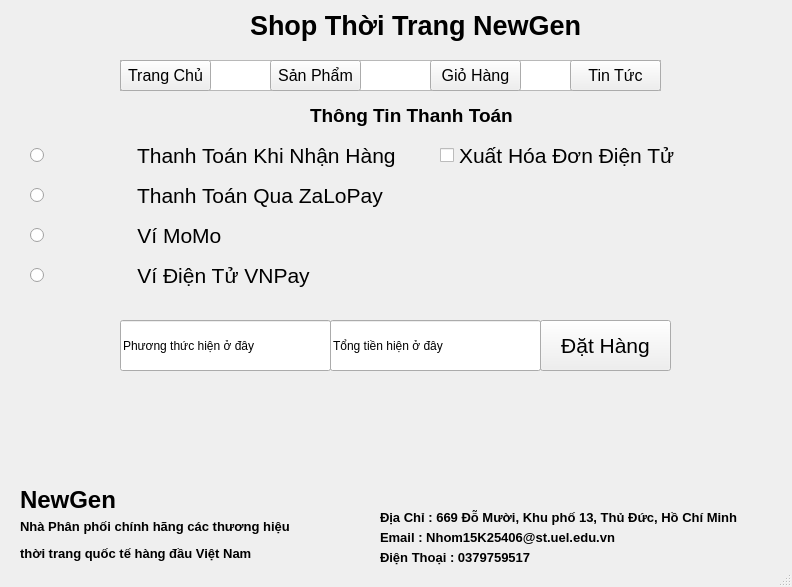
<?xml version="1.0" encoding="UTF-8"?>
<ui version="4.0">
 <class>MainWindow</class>
 <widget class="QMainWindow" name="MainWindow">
  <property name="geometry">
   <rect>
    <x>0</x>
    <y>0</y>
    <width>792</width>
    <height>587</height>
   </rect>
  </property>
  <property name="windowTitle">
   <string>MainWindow</string>
  </property>
  <widget class="QWidget" name="centralwidget">
   <widget class="QLabel" name="logo">
    <property name="geometry">
     <rect>
      <x>20</x>
      <y>10</y>
      <width>71</width>
      <height>61</height>
     </rect>
    </property>
    <property name="text">
     <string/>
    </property>
    <property name="scaledContents">
     <bool>true</bool>
    </property>
   </widget>
   <widget class="QLabel" name="label">
    <property name="geometry">
     <rect>
      <x>250</x>
      <y>0</y>
      <width>341</width>
      <height>51</height>
     </rect>
    </property>
    <property name="text">
     <string>&lt;html&gt;&lt;head/&gt;&lt;body&gt;&lt;p&gt;&lt;span style=&quot; font-size:20pt; font-weight:600;&quot;&gt;Shop Thời Trang NewGen&lt;/span&gt;&lt;/p&gt;&lt;/body&gt;&lt;/html&gt;</string>
    </property>
   </widget>
   <widget class="QLabel" name="label_3">
    <property name="geometry">
     <rect>
      <x>310</x>
      <y>90</y>
      <width>241</width>
      <height>51</height>
     </rect>
    </property>
    <property name="text">
     <string>&lt;html&gt;&lt;head/&gt;&lt;body&gt;&lt;p&gt;&lt;span style=&quot; font-size:14pt; font-weight:600;&quot;&gt;Thông Tin Thanh Toán&lt;/span&gt;&lt;/p&gt;&lt;/body&gt;&lt;/html&gt;</string>
    </property>
   </widget>
   <widget class="QRadioButton" name="radioButton">
    <property name="geometry">
     <rect>
      <x>30</x>
      <y>140</y>
      <width>381</width>
      <height>31</height>
     </rect>
    </property>
    <property name="font">
     <font>
      <pointsize>16</pointsize>
     </font>
    </property>
    <property name="text">
     <string>               Thanh Toán Khi Nhận Hàng</string>
    </property>
   </widget>
   <widget class="QRadioButton" name="radioButton_2">
    <property name="geometry">
     <rect>
      <x>30</x>
      <y>180</y>
      <width>381</width>
      <height>31</height>
     </rect>
    </property>
    <property name="font">
     <font>
      <pointsize>16</pointsize>
     </font>
    </property>
    <property name="text">
     <string>               Thanh Toán Qua ZaLoPay</string>
    </property>
   </widget>
   <widget class="QRadioButton" name="radioButton_3">
    <property name="geometry">
     <rect>
      <x>30</x>
      <y>220</y>
      <width>381</width>
      <height>31</height>
     </rect>
    </property>
    <property name="font">
     <font>
      <pointsize>16</pointsize>
     </font>
    </property>
    <property name="text">
     <string>               Ví MoMo</string>
    </property>
   </widget>
   <widget class="QRadioButton" name="radioButton_4">
    <property name="geometry">
     <rect>
      <x>30</x>
      <y>260</y>
      <width>381</width>
      <height>31</height>
     </rect>
    </property>
    <property name="font">
     <font>
      <pointsize>16</pointsize>
     </font>
    </property>
    <property name="text">
     <string>               Ví Điện Tử VNPay</string>
    </property>
   </widget>
   <widget class="QLineEdit" name="hienphuongthuc">
    <property name="geometry">
     <rect>
      <x>120</x>
      <y>320</y>
      <width>211</width>
      <height>51</height>
     </rect>
    </property>
    <property name="text">
     <string>Phương thức hiện ở đây</string>
    </property>
   </widget>
   <widget class="QPushButton" name="pushButton">
    <property name="geometry">
     <rect>
      <x>540</x>
      <y>320</y>
      <width>131</width>
      <height>51</height>
     </rect>
    </property>
    <property name="font">
     <font>
      <pointsize>16</pointsize>
     </font>
    </property>
    <property name="text">
     <string>Đặt Hàng</string>
    </property>
   </widget>
   <widget class="QLineEdit" name="hientien">
    <property name="geometry">
     <rect>
      <x>330</x>
      <y>320</y>
      <width>211</width>
      <height>51</height>
     </rect>
    </property>
    <property name="text">
     <string>Tổng tiền hiện ở đây</string>
    </property>
   </widget>
   <widget class="QLabel" name="khinhanhang">
    <property name="geometry">
     <rect>
      <x>60</x>
      <y>140</y>
      <width>31</width>
      <height>31</height>
     </rect>
    </property>
    <property name="text">
     <string/>
    </property>
    <property name="scaledContents">
     <bool>true</bool>
    </property>
   </widget>
   <widget class="QLabel" name="zalopay">
    <property name="geometry">
     <rect>
      <x>60</x>
      <y>180</y>
      <width>31</width>
      <height>31</height>
     </rect>
    </property>
    <property name="text">
     <string/>
    </property>
    <property name="scaledContents">
     <bool>true</bool>
    </property>
   </widget>
   <widget class="QLabel" name="momo">
    <property name="geometry">
     <rect>
      <x>60</x>
      <y>220</y>
      <width>31</width>
      <height>31</height>
     </rect>
    </property>
    <property name="text">
     <string/>
    </property>
    <property name="scaledContents">
     <bool>true</bool>
    </property>
   </widget>
   <widget class="QLabel" name="vnpay">
    <property name="geometry">
     <rect>
      <x>60</x>
      <y>260</y>
      <width>31</width>
      <height>31</height>
     </rect>
    </property>
    <property name="text">
     <string/>
    </property>
    <property name="scaledContents">
     <bool>true</bool>
    </property>
   </widget>
   <widget class="QCheckBox" name="checkBox">
    <property name="geometry">
     <rect>
      <x>440</x>
      <y>140</y>
      <width>271</width>
      <height>31</height>
     </rect>
    </property>
    <property name="font">
     <font>
      <pointsize>16</pointsize>
     </font>
    </property>
    <property name="text">
     <string>Xuất Hóa Đơn Điện Tử</string>
    </property>
   </widget>
   <widget class="QTextEdit" name="textEdit">
    <property name="geometry">
     <rect>
      <x>120</x>
      <y>60</y>
      <width>541</width>
      <height>31</height>
     </rect>
    </property>
   </widget>
   <widget class="QPushButton" name="sanpham">
    <property name="geometry">
     <rect>
      <x>270</x>
      <y>60</y>
      <width>91</width>
      <height>31</height>
     </rect>
    </property>
    <property name="font">
     <font>
      <pointsize>12</pointsize>
     </font>
    </property>
    <property name="text">
     <string>Sản Phẩm</string>
    </property>
   </widget>
   <widget class="QPushButton" name="trangchu">
    <property name="geometry">
     <rect>
      <x>120</x>
      <y>60</y>
      <width>91</width>
      <height>31</height>
     </rect>
    </property>
    <property name="font">
     <font>
      <pointsize>12</pointsize>
     </font>
    </property>
    <property name="text">
     <string>Trang Chủ</string>
    </property>
   </widget>
   <widget class="QPushButton" name="tintuc">
    <property name="geometry">
     <rect>
      <x>570</x>
      <y>60</y>
      <width>91</width>
      <height>31</height>
     </rect>
    </property>
    <property name="font">
     <font>
      <pointsize>12</pointsize>
     </font>
    </property>
    <property name="text">
     <string>Tin Tức</string>
    </property>
   </widget>
   <widget class="QPushButton" name="giohang">
    <property name="geometry">
     <rect>
      <x>430</x>
      <y>60</y>
      <width>91</width>
      <height>31</height>
     </rect>
    </property>
    <property name="font">
     <font>
      <pointsize>12</pointsize>
     </font>
    </property>
    <property name="text">
     <string>Giỏ Hàng</string>
    </property>
   </widget>
   <widget class="QLabel" name="cuoi">
    <property name="geometry">
     <rect>
      <x>0</x>
      <y>400</y>
      <width>791</width>
      <height>81</height>
     </rect>
    </property>
    <property name="text">
     <string/>
    </property>
    <property name="scaledContents">
     <bool>true</bool>
    </property>
   </widget>
   <widget class="QLabel" name="label_5">
    <property name="geometry">
     <rect>
      <x>380</x>
      <y>550</y>
      <width>371</width>
      <height>16</height>
     </rect>
    </property>
    <property name="text">
     <string>&lt;html&gt;&lt;head/&gt;&lt;body&gt;&lt;p&gt;&lt;span style=&quot; font-size:10pt; font-weight:600;&quot;&gt;Điện Thoại : 0379759517&lt;/span&gt;&lt;/p&gt;&lt;/body&gt;&lt;/html&gt;</string>
    </property>
   </widget>
   <widget class="QLabel" name="label_4">
    <property name="geometry">
     <rect>
      <x>380</x>
      <y>530</y>
      <width>371</width>
      <height>16</height>
     </rect>
    </property>
    <property name="text">
     <string>&lt;html&gt;&lt;head/&gt;&lt;body&gt;&lt;p&gt;&lt;span style=&quot; font-size:10pt; font-weight:600;&quot;&gt;Email : Nhom15K25406@st.uel.edu.vn&lt;/span&gt;&lt;/p&gt;&lt;/body&gt;&lt;/html&gt;</string>
    </property>
   </widget>
   <widget class="QLabel" name="label_6">
    <property name="geometry">
     <rect>
      <x>20</x>
      <y>480</y>
      <width>111</width>
      <height>41</height>
     </rect>
    </property>
    <property name="text">
     <string>&lt;html&gt;&lt;head/&gt;&lt;body&gt;&lt;p&gt;&lt;span style=&quot; font-size:18pt; font-weight:600;&quot;&gt;NewGen&lt;/span&gt;&lt;/p&gt;&lt;/body&gt;&lt;/html&gt;</string>
    </property>
   </widget>
   <widget class="QLabel" name="label_7">
    <property name="geometry">
     <rect>
      <x>20</x>
      <y>510</y>
      <width>281</width>
      <height>61</height>
     </rect>
    </property>
    <property name="text">
     <string>&lt;html&gt;&lt;head/&gt;&lt;body&gt;&lt;p&gt;&lt;span style=&quot; font-size:10pt; font-weight:600;&quot;&gt;Nhà Phân phối chính hãng các thương hiệu &lt;/span&gt;&lt;/p&gt;&lt;p&gt;&lt;span style=&quot; font-size:10pt; font-weight:600;&quot;&gt;thời trang quốc tế hàng đầu Việt Nam&lt;/span&gt;&lt;/p&gt;&lt;/body&gt;&lt;/html&gt;</string>
    </property>
   </widget>
   <widget class="QLabel" name="label_8">
    <property name="geometry">
     <rect>
      <x>380</x>
      <y>510</y>
      <width>401</width>
      <height>16</height>
     </rect>
    </property>
    <property name="text">
     <string>&lt;html&gt;&lt;head/&gt;&lt;body&gt;&lt;p&gt;&lt;span style=&quot; font-size:10pt; font-weight:600;&quot;&gt;Địa Chỉ : 669 Đỗ Mười, Khu phố 13, Thủ Đức, Hồ Chí Minh&lt;/span&gt;&lt;/p&gt;&lt;/body&gt;&lt;/html&gt;</string>
    </property>
   </widget>
  </widget>
  <widget class="QMenuBar" name="menubar">
   <property name="geometry">
    <rect>
     <x>0</x>
     <y>0</y>
     <width>792</width>
     <height>18</height>
    </rect>
   </property>
  </widget>
  <widget class="QStatusBar" name="statusbar"/>
 </widget>
 <resources/>
 <connections/>
</ui>
